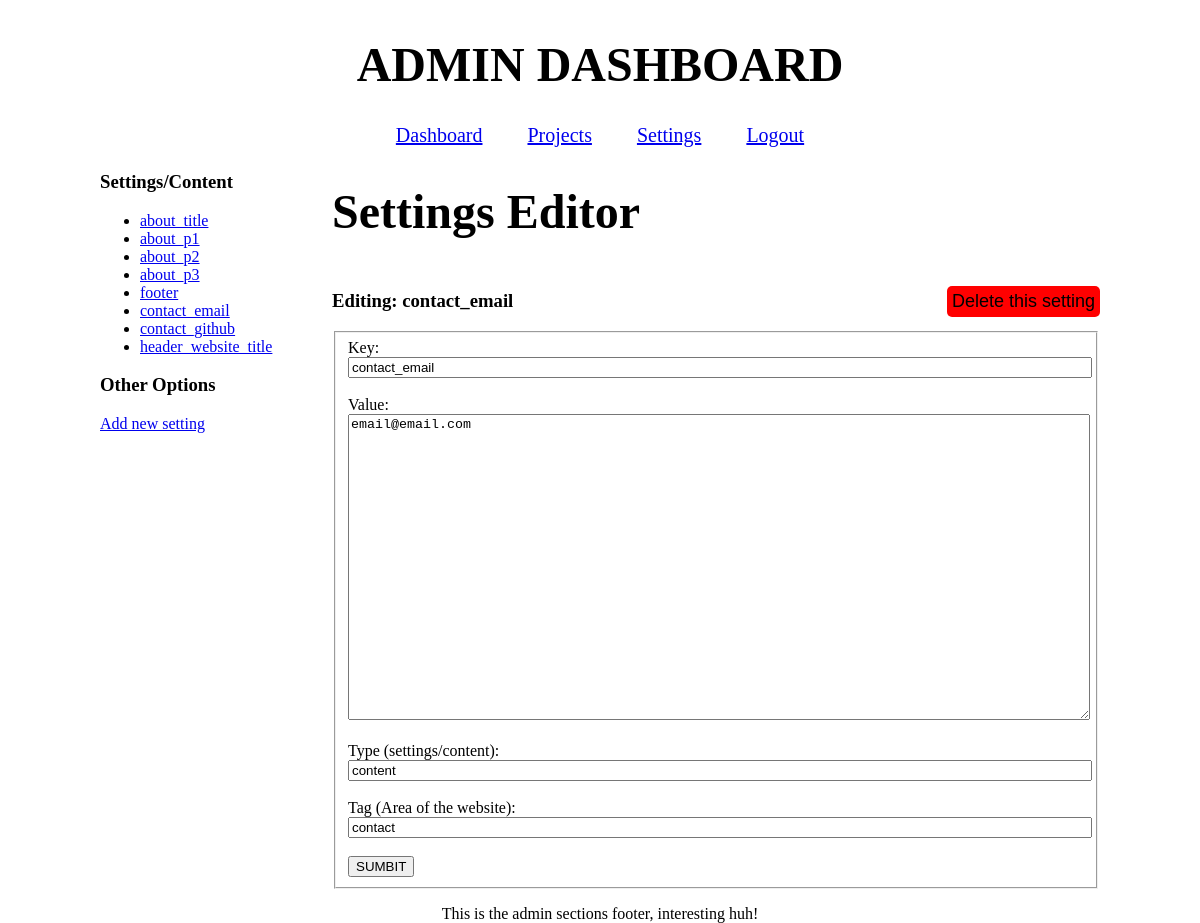
The page /site/admin/settings.php?id=6 (signed in) on the database its author committed.
### tables this page shows
CREATE TABLE settings (
    id INTEGER PRIMARY KEY AUTOINCREMENT,
    key TEXT UNIQUE NOT NULL,
    value TEXT NOT NULL,
    type TEXT DEFAULT 'setting',
    tag TEXT DEFAULT 'general'
);

### site/admin/settings.php (the view, shortened to what this page needs)
<?php
require_once "init.php";
$selected_setting = null;
$isNew = false;
if (isset($_GET["id"])) {
    $id = $_GET["id"];
    $statement = $database->prepare("SELECT * FROM settings WHERE id = :id");
    $statement->execute([":id" => $id]);
    $selected_setting = $statement->fetch();
}
$settings = $database->query("SELECT id, key FROM settings ORDER BY id ASC");
?>
<?php include "header.php" ?>
<main>
  <div class="side-panel">
    <h3>Settings/Content</h3>
      <ul>
        <?php while($s = $settings->fetch()): ?>
          <li>
            <a href="?id=<?=$s["id"]?>">
              <?=htmlspecialchars($s["key"])?>
            </a>
          </li>
        <?php endwhile ?>
      </ul>
    <h3>Other Options</h3>
    <a href="?action=new">Add new setting</a>
  </div>
  <div class="center-panel">
    <h1>Settings Editor</h1>
    <?php if ($selected_setting || $isNew): ?>
      <div class="form-heading">
        <?php if (!$isNew): ?>
          <h3>Editing: <?= htmlspecialchars($selected_setting["key"])?></h3>
          <form method="POST">
            <button class="delete-btn" type="submit" onclick="return confirm
              ('Are you sure you want to delete this project');">
              Delete this setting
            </button>
          </form>
        <?php else: ?>
          <h3>Adding a New setting</h3>
        <?php endif ?>
      </div>
      <form method="POST">
        <fieldset>
          <label>Key:</label>
          <br>
          <input name="key" value="<?=htmlspecialchars($selected_setting["key"])?>">
          <br><br>
          <label>Value:</label>
          <br>
          <textarea name="value" rows="20"><?=htmlspecialchars($selected_setting["value"])?></textarea>
          <br><br>
          <label>Type (settings/content):</label>
          <br>
          <input name="type" value="<?=htmlspecialchars($selected_setting["type"])?>">
          <br><br>
          <label>Tag (Area of the website):</label>
          <br>
          <input name="tag" value="<?=htmlspecialchars($selected_setting["tag"])?>">
          <br><br>
          <button type="submit">SUMBIT</button>
        </fieldset>
      </form>
    <?php else: ?>
      <p>Select a setting from the left to edit.</p>
    <?php endif; ?>
  </div>
</main>
<?php include "footer.php" ?>

### site/css/admin.css (style rules this page uses)
h1 { font-size: 3rem; font-weight: bold; }
body { font-size: 16px; height: 100vh; max-width: 1000px; width: 100%; margin: auto; }
main { text-align: center; display: flex; gap: 2rem; text-align: left; max-width: 1000px; margin: auto; }
.side-panel { min-width: 200px; max-width: 200px; overflow-wrap: break-word; }
.center-panel { flex: 1; }
.form-heading { display: flex; justify-content: space-between; align-items: center; }
.delete-btn { background-color: red; font-size: 18px; border: 0; padding: 5px; border-radius: 5px; }
input, textarea { width: 100%; }

### rows shown on the page
settings: key "about_title"
settings: key "about_p1"
settings: key "about_p2"
settings: key "about_p3"
settings: key "footer"
settings: key "contact_email", value "email@email.com", type "content", tag "contact"
settings: key "contact_github"
settings: key "header_website_title"
